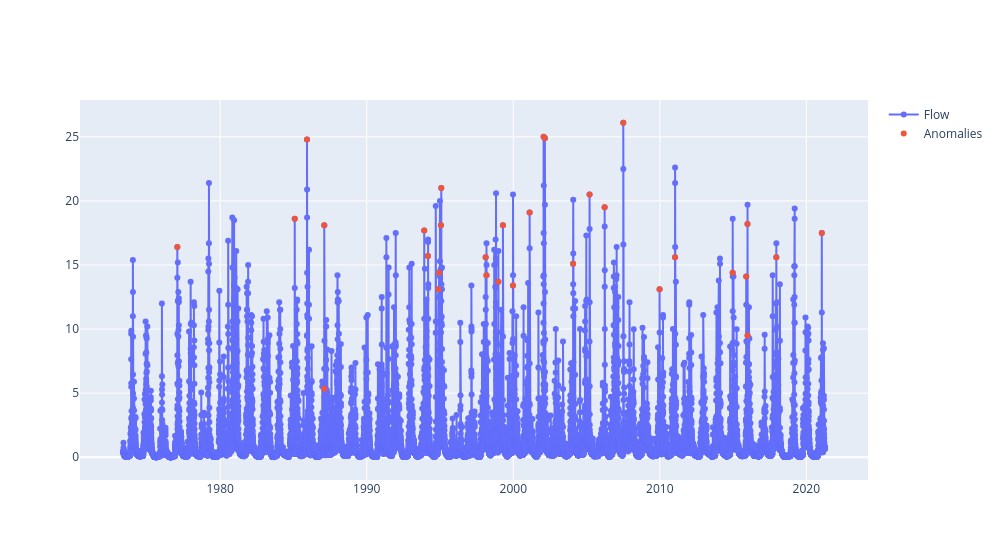

Notebook cell for this chart:
### Code cell
data = [
    go.Scatter(go.Scatter(x=df.index, y=df.flow, mode="markers+lines"), name="Flow"),
    go.Scatter(
        go.Scatter(x=df[anom].index, y=df[anom].flow, mode="markers", name="Anomalies")
    ),
]
fig = go.Figure(data=data, layout=go.Layout(width=1000))
fig.show()

### Figure 1 — Plotly figure (JSON) as saved in the notebook; plotly's stock layout.template omitted (floating-point values rounded to 4 significant figures; data arrays with more than 128 entries replaced by an {"elided": "..."} marker saying what was removed)
{"data": [{"mode": "markers+lines", "name": "Flow", "type": "scatter", "x": {"elided": "17492 str values"}, "y": {"elided": "17492 float values"}}, {"mode": "markers", "name": "Anomalies", "type": "scatter", "x": ["1977-01-27T00:00:00", "1985-02-01T00:00:00", "1985-12-04T00:00:00", "1987-02-07T00:00:00", "1987-02-08T00:00:00", "1993-12-04T00:00:00", "1994-03-07T00:00:00", "1994-11-21T00:00:00", "1994-12-09T00:00:00", "1995-01-24T00:00:00", "1995-02-02T00:00:00", "1998-02-12T00:00:00", "1998-03-04T00:00:00", "1998-12-26T00:00:00", "1999-04-19T00:00:00", "1999-12-25T00:00:00", "2001-02-12T00:00:00", "2002-01-27T00:00:00", "2002-02-27T00:00:00", "2004-02-01T00:00:00", "2005-03-17T00:00:00", "2006-03-28T00:00:00", "2007-07-06T00:00:00", "2009-12-26T00:00:00", "2011-01-16T00:00:00", "2014-12-22T00:00:00", "2015-11-25T00:00:00", "2015-12-27T00:00:00", "2015-12-29T00:00:00", "2017-12-14T00:00:00", "2021-01-21T00:00:00"], "y": [16.4, 18.6, 24.8, 18.1, 5.35, 17.7, 15.7, 13.1, 14.4, 18.1, 21, 15.6, 14.2, 13.7, 18.1, 13.4, 19.1, 25, 24.9, 15.1, 20.5, 19.5, 26.1, 13.1, 15.6, 14.4, 14.1, 18.2, 9.5, 15.6, 17.5]}], "layout": {"width": 1000}}
